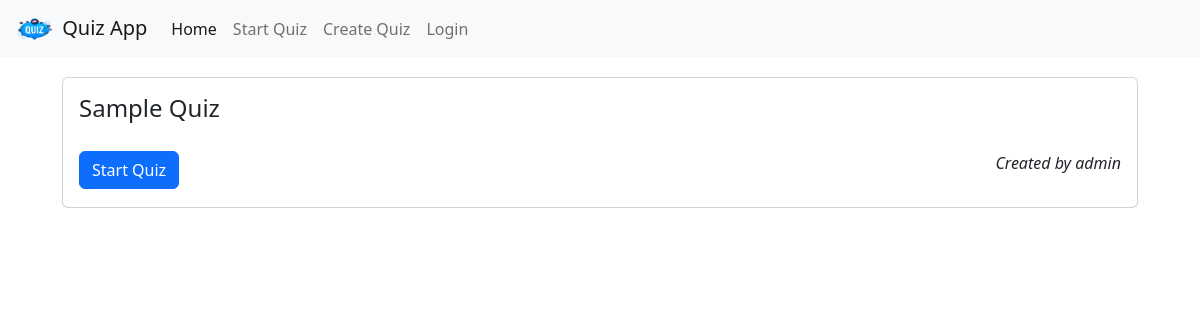
/ViewQuiz/ (signed in), run on an earlier commit of the app's database.
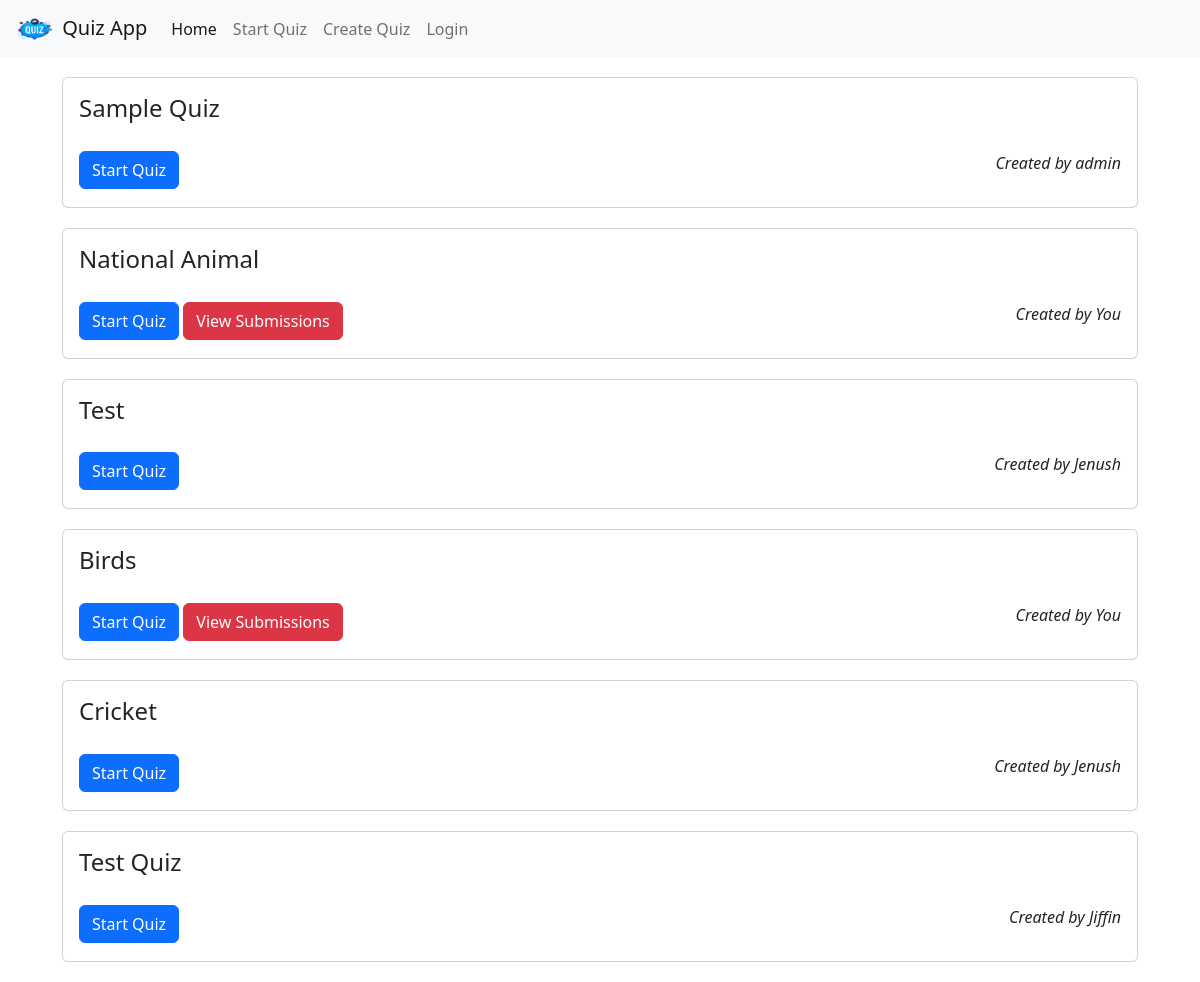
And on a later commit of the database.
### quiz/models.py (models this page shows)
class QuizQuestions(models.Model):
    id=models.AutoField(primary_key=True)
    username=models.CharField(blank=False,max_length=25)
    data=models.JSONField()
    url=models.CharField(blank=False, max_length=200)

### quiz/views.py (the view)
# urls.py: path('ViewQuiz/',views.ViewQuiz,name='ViewQuiz'),
@login_required(login_url='login',redirect_field_name='redirectFrom')
def ViewQuiz(request):
    data=getAllQuestions(request)
    context={"quiz":data,"user":request.user.username}
    return render(request,'view_all_quiz.html',context)

### quiz/getQuizes.py (called while the page is built)
def getAllQuestions(request):
    records=QuizQuestions.objects.all().order_by('-id')
    return records

### quiz/templates/view_all_quiz.html (shortened to what this page needs)
{% extends "base.html" %}
{% load static %}
{% block CustomHeaders %}
<link rel="stylesheet" href="{% static "css/quiz.css" %}">
{% endblock CustomHeaders %}
{% block content %}
    <div class="container">
        <div class="card cu_size">
            <div class="card-body">
            <h4>Sample Quiz</h4>
            <p class="cu_p">Created by admin</p>
            <a href="{% url "quizPage" %}"><button class="btn btn-primary">Start Quiz</button></a>
        </div>
        </div>
    {% for x in quiz %}
        <div class="card cu_size">
            <div class="card-body">
            <h4>{{x.data.title}}</h4>
            <p class="cu_p">Created by {% if x.username == user %}You {% else %}{{x.username}}{% endif %}</p>
            <a href="{% url "quizPage" %}?quizLink={{x.url}}"><button class="btn btn-primary">Start Quiz</button></a>
            {% if x.username == user %}
            <a href="{% url "ViewSubmissions" %}?quizLink={{x.url}}"><button class="btn btn-danger">View Submissions</button></a>
            {% endif %}
        </div>
        </div>
    {% endfor %}
</div>
{% endblock content %}

### quiz/templates/base.html (shortened to what this page needs)
{% load static %}
<!DOCTYPE html>
<html lang="en">
<head>
    <link rel="stylesheet" href="https://cdn.jsdelivr.net/npm/bootstrap@5.2.3/dist/css/bootstrap.min.css">
    {% block CustomHeaders %}{% endblock CustomHeaders %}
</head>
<body>
    <nav class="navbar navbar-expand-lg bg-light">
        <div class="container-fluid">
            <a class="navbar-brand" href="#">
                <img src="{% static "img/quiz_icon.png" %}" alt="Logo" width="45" height="30" class="d-inline-block align-text-top">
                Quiz App
              </a>
          <div class="collapse navbar-collapse justify-content-right" id="navbarNav">
            <ul class="navbar-nav" id="nav_options">
              <li class="nav-item">
                <a class="nav-link active" aria-current="page" href="{% url "home" %}">Home</a>
              </li>
              <li class="nav-item">
                <a class="nav-link" href="{% url "ViewQuiz" %}">Start Quiz</a>
              </li>
              <li class="nav-item">
                <a class="nav-link " href="{% url "CreateQuiz" %}">Create Quiz</a>
              </li>
              {% if user.is_authenticated %}
              <li class="nav-item">
                <a class="nav-link" href="{% url "logoutPage" %}">Logout</a>
              </li>
              {% else %}
              <li class="nav-item">
                <a class="nav-link " href="{% url "login" %}">Login</a>
                {% endif %}
              </li>
            </ul>
          </div>
        </div>
      </nav>
    {% block content %}{% endblock content %}
</body>
</html>

### quiz/templates/view_all_quiz.html (style rules this page uses)
.cu_p { text-align: right; float: right; font-style: italic; }
.cu_size { margin: 20px; }
h4 { padding-bottom: 20px; }

What changed in the data, as far as the page shows it:
added QuizQuestions: data "National Animal", username "You"
added QuizQuestions: data "Test", username "Jenush"
added QuizQuestions: data "Birds", username "You"
added QuizQuestions: data "Cricket", username "Jenush"
added QuizQuestions: data "Test Quiz", username "Jiffin"
